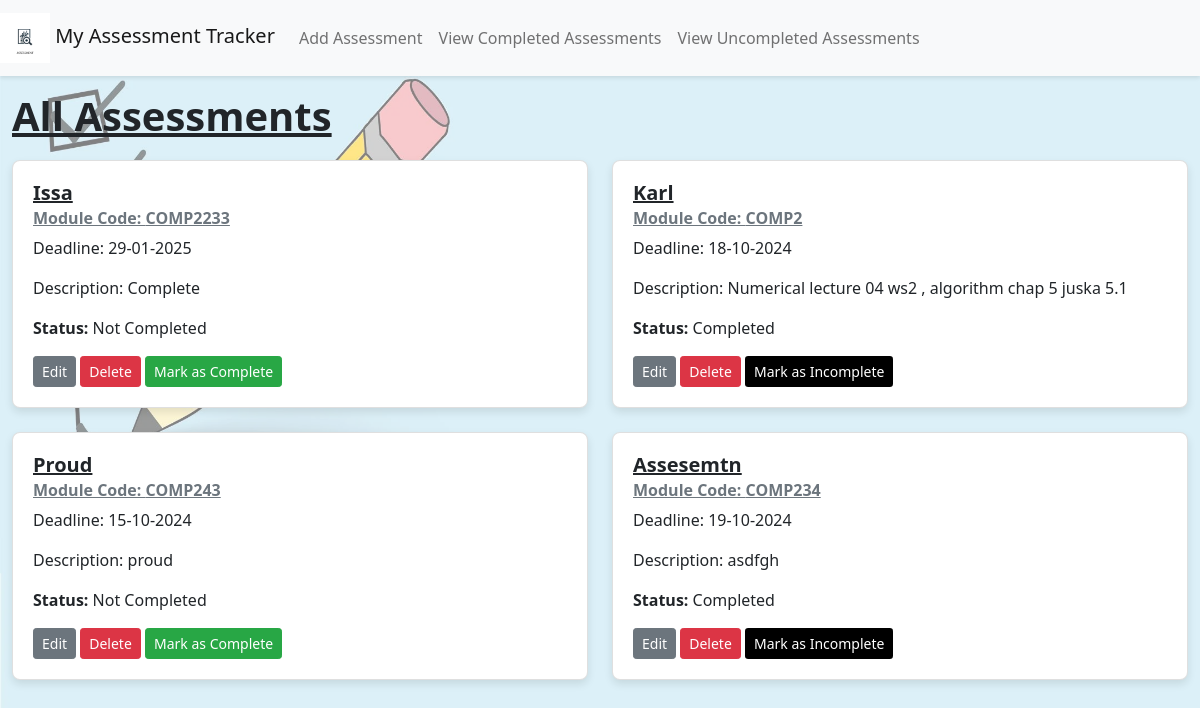
/, run on an earlier commit of the app's database.
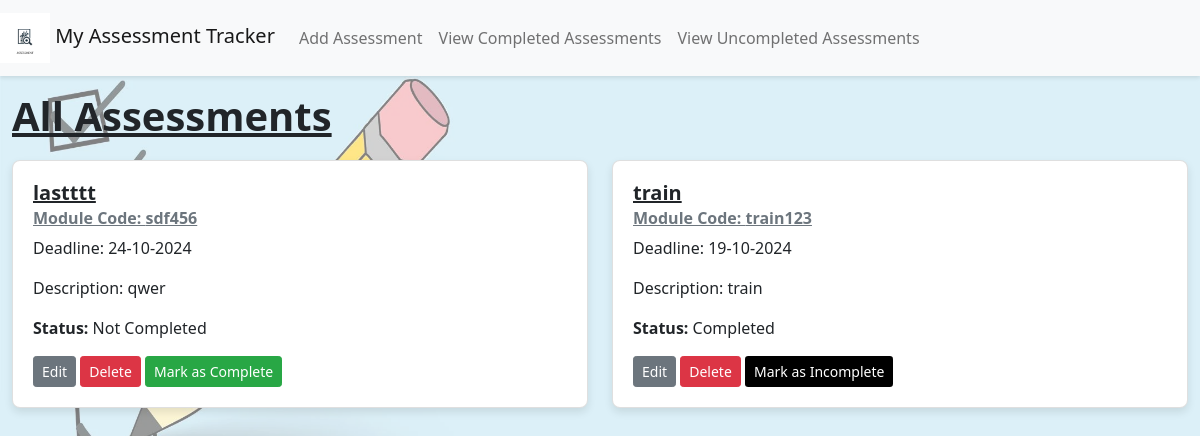
And on a later commit of the database.
### app/models.py (models this page shows)
class Assessment(db.Model):
    id = db.Column(db.Integer, primary_key=True)
    title = db.Column(db.String(100), nullable=False)
    module_code = db.Column(db.String(20), nullable=False)
    deadline_date = db.Column(db.DateTime, nullable=False)
    description = db.Column(db.Text, nullable=False)
    is_complete = db.Column(db.Boolean, default=False)

### app/views.py (the view)
@app.route('/')
def index():
    assessments = Assessment.query.all()
    return render_template(
        'index.html',
        title='All Assessments',
        assessments=assessments
    )

### app/templates/index.html (shortened to what this page needs)
<!DOCTYPE html>
<html lang="en">
{% extends "base.html" %}
{% block content %}
  <h1>All Assessments</h1>
  <div class="assessment-list" role="main" aria-labelledby="assessment-list">
    {% if assessments %}
      <div class="row">
        {% for assessment in assessments %}
          <div class="col-md-6 mb-4">
            <div class="card">
              <div class="card-body">
                <h5 class="card-title" id="assessment-title-{{ assessment.id }}">{{ assessment.title }}</h5>
                <h6 class="card-subtitle mb-2 text-muted">Module Code: {{ assessment.module_code }}</h6>
                <p class="card-text">Deadline: {{ assessment.deadline_date.strftime('%d-%m-%Y') }}</p>
                <p class="card-text">Description: {{ assessment.description }}</p>
                <p class="card-text"><strong>Status:</strong> {{ 'Completed' if assessment.is_complete else 'Not Completed' }}</p>
                <a href="{{ url_for('edit_assessment', assessment_id=assessment.id) }}" class="btn btn-secondary btn-sm mr-2" aria-label="Edit {{ assessment.title }}">Edit</a>
                <form action="{{ url_for('delete_assessment', assessment_id=assessment.id) }}" method="post" style="display:inline;">
                  <button type="submit" class="btn btn-danger btn-sm mr-2" aria-label="Delete {{ assessment.title }}">Delete</button>
                </form>
                {% if not assessment.is_complete %}
                  <form action="{{ url_for('mark_complete', assessment_id=assessment.id) }}" method="post" style="display:inline;">
                    <button type="submit" class="btn btn-success btn-sm" aria-label="Mark {{ assessment.title }} as Complete">Mark as Complete</button>
                  </form>
                {% else %}
                <form action="{{ url_for('mark_incomplete', assessment_id=assessment.id) }}?next=index" method="post" style="display:inline;">
                  <button type="submit" class="btn btn-sm" style="background-color: #000000 !important; color: #ffffff;" aria-label="Mark {{ assessment.title }} as Incomplete">Mark as Incomplete</button>
                </form>
                {% endif %}
              </div>
            </div>
          </div>
        {% endfor %}
      </div>
    {% else %}
      <div class="alert alert-info">
        <p>No assessments available at the moment. Sit back and relax!</p>
      </div>
    {% endif %}
  </div>
{% endblock %}

What changed in the data, as far as the page shows it:
removed Assessment: title "Issa", module_code "COMP2233", deadline_date "29-01-2025", description "Complete", is_complete "Not Completed"
removed Assessment: title "Karl", module_code "COMP2", deadline_date "18-10-2024", description "Numerical lecture 04 ws2 , algorithm chap 5 juska 5.1", is_complete "Completed"
removed Assessment: title "Proud", module_code "COMP243", deadline_date "15-10-2024", description "proud", is_complete "Not Completed"
removed Assessment: title "Assesemtn", module_code "COMP234", deadline_date "19-10-2024", description "asdfgh", is_complete "Completed"
added Assessment: title "lastttt", module_code "sdf456", deadline_date "24-10-2024", description "qwer", is_complete "Not Completed"
added Assessment: title "train", module_code "train123", deadline_date "19-10-2024", description "train", is_complete "Completed"
